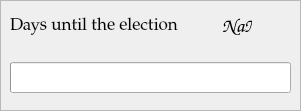
   <widget class="QFrame" name="info_frame_2">
    <property name="geometry">
     <rect>
      <x>1060</x>
      <y>510</y>
      <width>301</width>
      <height>111</height>
     </rect>
    </property>
    <property name="frameShape">
     <enum>QFrame::StyledPanel</enum>
    </property>
    <property name="frameShadow">
     <enum>QFrame::Raised</enum>
    </property>
    <widget class="QWidget" name="gridLayoutWidget_2">
     <property name="geometry">
      <rect>
       <x>10</x>
       <y>0</y>
       <width>281</width>
       <height>51</height>
      </rect>
     </property>
     <layout class="QGridLayout" name="gridLayout_2">
      <item row="1" column="1" alignment="Qt::AlignHCenter|Qt::AlignVCenter">
       <widget class="QLabel" name="turn_display_label">
        <property name="maximumSize">
         <size>
          <width>30</width>
          <height>21</height>
         </size>
        </property>
        <property name="font">
         <font>
          <family>URW Chancery L</family>
          <pointsize>15</pointsize>
         </font>
        </property>
        <property name="text">
         <string>NaN</string>
        </property>
       </widget>
      </item>
      <item row="1" column="0">
       <widget class="QLabel" name="turns_label">
        <property name="font">
         <font>
          <family>URW Palladio L</family>
          <pointsize>13</pointsize>
         </font>
        </property>
        <property name="text">
         <string>Days until the election</string>
        </property>
       </widget>
      </item>
     </layout>
    </widget>
    <widget class="QProgressBar" name="turn_progressBar">
     <property name="geometry">
      <rect>
       <x>10</x>
       <y>62</y>
       <width>281</width>
       <height>31</height>
      </rect>
     </property>
     <property name="maximum">
      <number>100</number>
     </property>
     <property name="value">
      <number>0</number>
     </property>
     <property name="textVisible">
      <bool>false</bool>
     </property>
    </widget>
   </widget>
